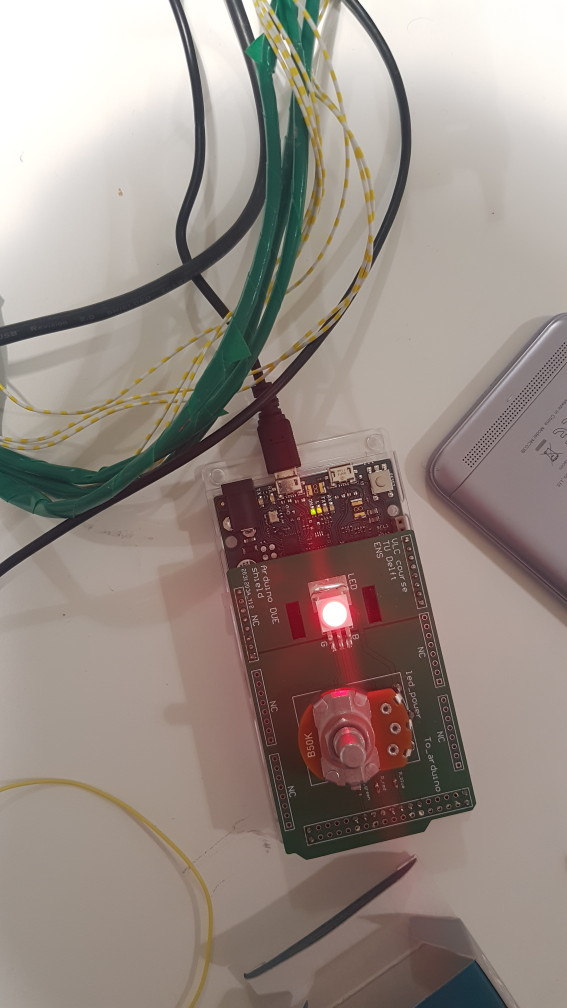
#> input picture Lab 2/resources/20220405_180847.jpg, 2268 x 4032 px (shown at 1/4 size)
$ jupyter execute 1.ROI_detection_tutorial.ipynb   (shell and % lines are left out)   (text cells are left out)
#> lines starting #> are read from the running program, lines starting #| are printed output that depends on the picture; after the words box and inside, x2 and y2 are one past the last pixel; in counts of white or black regions, pixels touching at a corner belong together; pictures that were not available may be replaced by others from this repository, and a replacement may not be noted
[cell 1]
import imutils
from imutils import contours
from skimage import measure
import numpy as np
import argparse
import cv2
import matplotlib.pyplot as plt

from vlcs_mobile import copyVideo

[cell 2]
def plot_imshow_in_array(matrices_to_show:list , max_image_in_row:int = 4 , plots_kwargs_list:list = []):
    """
        Plots the image list in an array of row * col , where max(col) = max_image_in_row, and the
        number of rows is calculated accordingly.
        @param matrices_to_show a list of matrices to be plotted using plt.imshow
        @param max_image_in_row maximum number of plots in one row
        @param plots_kwargs_list list of dictionaries of parameters of each plot

    """
    ## total number of plots
    plot_count = len(matrices_to_show)

    assert len(plots_kwargs_list) == 0 or len(plots_kwargs_list) == len(matrices_to_show) , """ plots_kwargs_list should be either an empty
                                                                                    list or should have the same number of members
                                                                                    as matrices_to_show """

    ## number of rows
    nrow = plot_count // max_image_in_row + (1 if (plot_count % max_image_in_row > 0) else 0)

    ## number of columns
    ncol = max_image_in_row if plot_count >= max_image_in_row else plot_count

    ## plotting using imshow
    fig , ax = plt.subplots(nrow , ncol , figsize = (12 , 6))
    for i in range(plot_count):

        ## select the subplot
        plt.subplot(nrow , ncol , i+1 )

        ## format the argument dictionary of the imshow function
        if(len(plots_kwargs_list) == 0):
            config_dict = {}
        else:
            config_dict = plots_kwargs_list[i]

        ## pass the image as well as extra arguments to the imshow function
        plt.imshow(matrices_to_show[i] , **config_dict)

    return fig , ax

[cell 3]
## address of the image to be processed
image_address = "./resources/20220405_180847.jpg"

## test the image address
print(image_address)

[cell 4]
## read the image
image = cv2.imread(image_address)
#> image is the input picture: shape (4032, 2268, 3); mean B, G, R 132.4, 139.6, 152.3

## convert BGR to RGB, we won't use this in any of the processes, just to test image loading
rgb_image = cv2.cvtColor(image , cv2.COLOR_BGR2RGB)

## convert BGR to greyscale
gray = cv2.cvtColor(image, cv2.COLOR_BGR2GRAY)
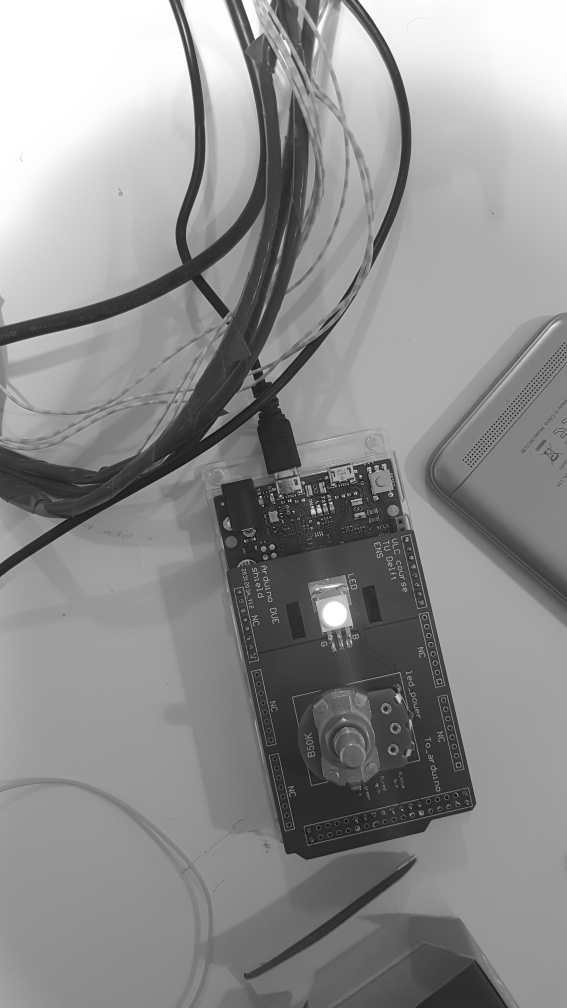
#> gray: shape (4032, 2268) (shown at 1/4 size); min 0, max 255, mean 142.6

## blur the image with a gussian filter to remove any noise, and also to soften the image
blurred = cv2.GaussianBlur(gray, (11, 11), 0)

## plot images in a nice array. We have to define the colormap for imshow to get a black and white image, as the default
## color map shows colors between yellow (pixel = 255) and black (pixel = 0)
fig , ax = plot_imshow_in_array([rgb_image , gray , blurred] , \
                                max_image_in_row = 4 , \
                                plots_kwargs_list = [{} , {'cmap':'gray', 'vmin':0, 'vmax':255} , {'cmap':'gray', 'vmin':0, 'vmax':255}] )
#> in plot_imshow_in_array, `plot_count = len(matrices_to_show)`: plot_count = 3
#> in plot_imshow_in_array, `nrow = plot_count // max_image_in_row + (1 if (plot_count % max_image_..`: nrow = 1
#> in plot_imshow_in_array, `ncol = max_image_in_row if plot_count >= max_image_in_row else plot_co..`: ncol = 3

## use this command to place enough spacing between the borders of images and the numbers
fig.tight_layout()
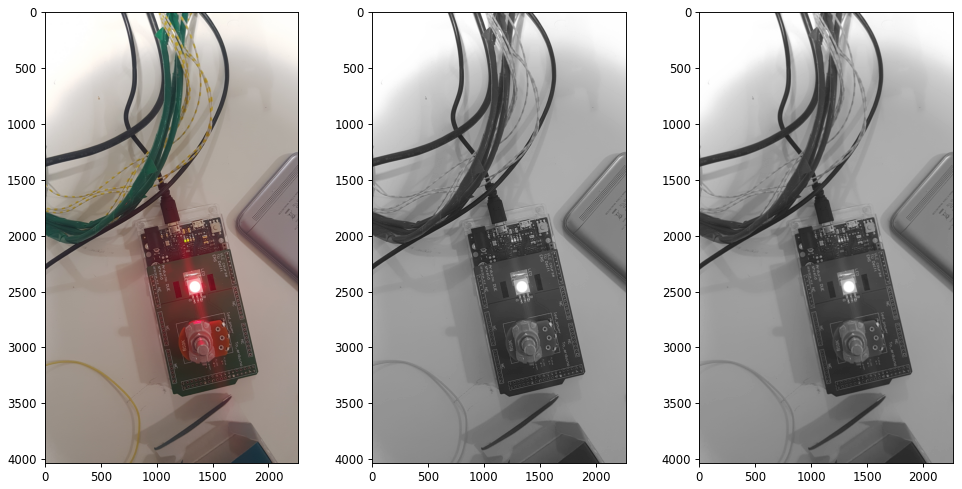
#> figure drawn by matplotlib, 3 panels

[cell 5]
### Test

video = "./resources/75cmv3.mp4"
cap = cv2.VideoCapture(video)

total = cap.get(cv2.CAP_PROP_FRAME_COUNT)
print(total)
i = 0

##this is used for saving all of the frames
thresh_list = []
while (cap.isOpened() and i<total):
    ret, frame = cap.read()
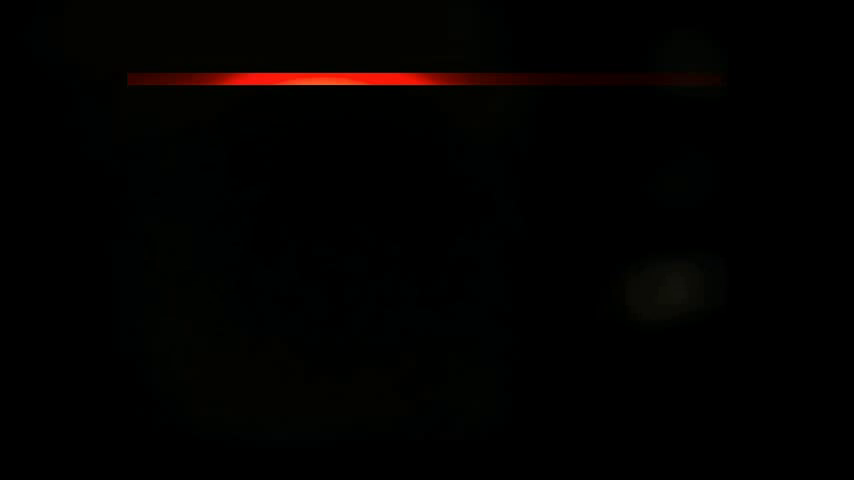
#> input picture frame 25 of Lab 2/video.mp4, 854 x 480 px, given in place of 75cmv3.mp4, which was not available
#> frame is the input picture: shape (480, 854, 3); mean B, G, R 0.5, 1.3, 2.6
    if ret:
        gray = cv2.cvtColor(frame, cv2.COLOR_BGR2GRAY)
#> gray: shape (480, 854)
        gray = cv2.resize(gray,None,fx=0.5,fy=0.5)
#> gray: shape (240, 427)
#         cv2.imshow('Gray',gray)
        ## SEE IF IT GENERATES THRESHOLD
        # thresh = cv2.threshold(gray, 0 , 255 , cv2.THRESH_BINARY+cv2.THRESH_OTSU)[1] ##need to adjust the second parameter according to the reality
        thresh =cv2.threshold(gray, 25 , 255 , cv2.THRESH_BINARY)[1]
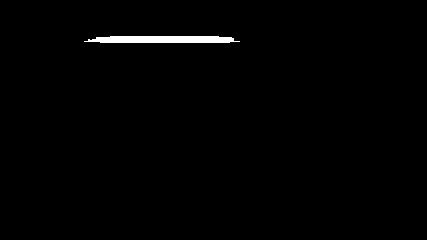
#> thresh: shape (240, 427); 0.94% white; 1 white region, box (x1, y1, x2, y2) and area: (84, 36, 240, 43) 959
        ##remove bobles noises
        thresh = cv2.erode(thresh, None, iterations=2)
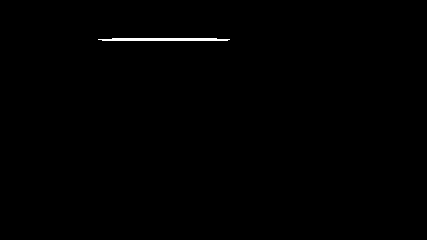
#> thresh: shape (240, 427); 0.35% white; 1 white region, box (x1, y1, x2, y2) and area: (98, 38, 230, 41) 363
        thresh = cv2.dilate(thresh, None, iterations=4)
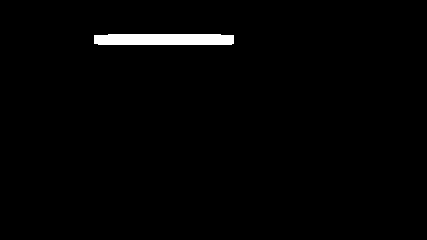
#> thresh: shape (240, 427); 1.5% white; 1 white region, box (x1, y1, x2, y2) and area: (94, 34, 234, 45) 1507
        thresh_list.append(thresh)
        cv2.waitKey(60)
        i += 1
print(len(thresh_list))
for thresh in thresh_list:
    plt.imshow(thresh)
    plt.show()
cap.release()
cv2.destroyAllWindows()
